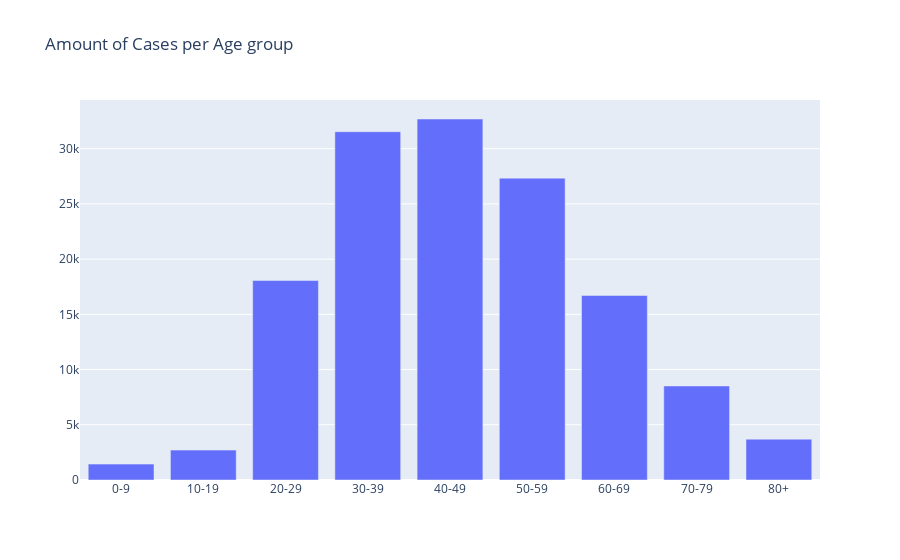

This figure's notebook cell:
### Markdown cell above
# Positive cases per Age group

### Code cell
ageGroups = [[0,9], [10,19], [20,29], [30,39], [40,49], [50,59], [60,69], [70,79], [80, -1]]
ageGroupsLabel = ['0-9', '10-19', '20-29', '30-39', '40-49', '50-59', '60-69', '70-79', '80+']
y = []
for startAge, endAge in ageGroups:
    casesPerAgeGroup = dataFunctions.getCasesPerAgeGroup(df=df_positive, startAge=startAge, endAge=endAge)
    y.append(casesPerAgeGroup)
    
fig = go.Figure(data=[go.Bar(x=ageGroupsLabel, y=y)])
fig.update_layout(
    title='Amount of Cases per Age group',
    )
fig.show()

### Figure 1 — Plotly figure (JSON) as saved in the notebook; plotly's stock layout.template omitted (floating-point values rounded to 4 significant figures)
{"data": [{"type": "bar", "x": ["0-9", "10-19", "20-29", "30-39", "40-49", "50-59", "60-69", "70-79", "80+"], "y": [1440, 2708, 18064, 31535, 32690, 27333, 16710, 8513, 3697]}], "layout": {"autosize": true, "hovermode": "x", "title": {"text": "Amount of Cases per Age group"}, "xaxis": {"autorange": true, "range": [-0.5, 8.5], "type": "category"}, "yaxis": {"autorange": true, "range": [0, 34410.0], "type": "linear"}}}
